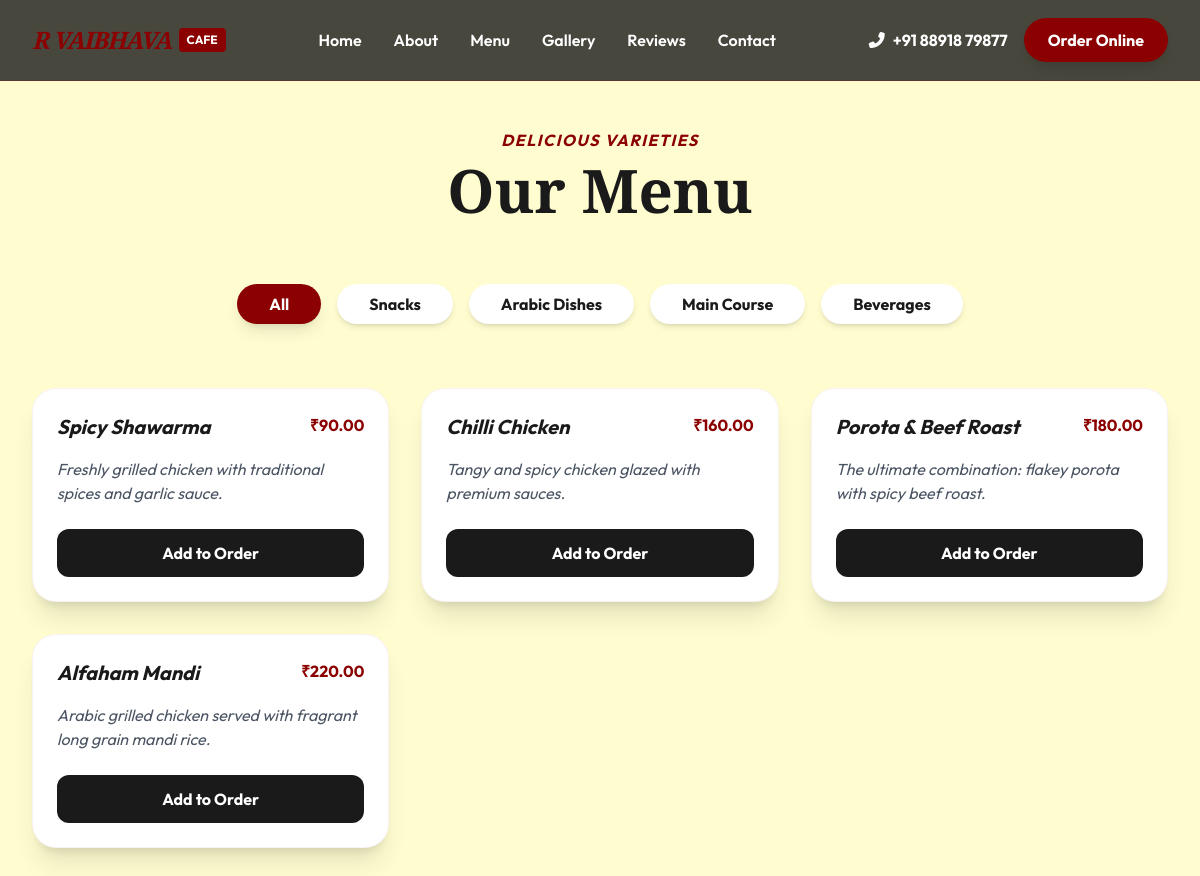
The app's page /menu/ with its own data.
### cafe/models.py (models this page shows, shortened)
class MenuItem(models.Model):
    name = models.CharField(max_length=200)
    description = models.TextField()
    price = models.DecimalField(max_digits=10, decimal_places=2)
    image = models.ImageField(upload_to='menu_items/', blank=True, null=True)
    category = models.ForeignKey(Category, on_delete=models.CASCADE, related_name='items')
    is_available = models.BooleanField(default=True)
    created_at = models.DateTimeField(auto_now_add=True)

### cafe/views.py (the view)
# urls.py: path('menu/', views.menu, name='menu'),
def menu(request):
    menu_items = MenuItem.objects.filter(is_available=True)
    return render(request, 'menu.html', {'menu_items': menu_items})

### templates/menu.html (shortened to what this page needs)
{% extends 'base.html' %}
{% load static %}
{% block content %}
<section class="pt-32 pb-24 bg-brand-cream min-h-screen">
    <div class="max-w-7xl mx-auto px-4 sm:px-6 lg:px-8">
        <div class="text-center mb-16">
            <span class="text-brand-red font-bold tracking-widest uppercase mb-2 block italic">Delicious Varieties</span>
            <h1 class="text-5xl md:text-6xl font-serif font-bold text-brand-black">Our Menu</h1>
        </div>
        <div class="flex flex-wrap justify-center gap-4 mb-16">
            <button class="bg-brand-red text-white px-8 py-2 rounded-full font-bold shadow-lg">All</button>
            <button class="bg-white text-brand-black hover:bg-brand-red hover:text-white px-8 py-2 rounded-full font-bold transition-all shadow-md">Snacks</button>
            <button class="bg-white text-brand-black hover:bg-brand-red hover:text-white px-8 py-2 rounded-full font-bold transition-all shadow-md">Arabic Dishes</button>
            <button class="bg-white text-brand-black hover:bg-brand-red hover:text-white px-8 py-2 rounded-full font-bold transition-all shadow-md">Main Course</button>
            <button class="bg-white text-brand-black hover:bg-brand-red hover:text-white px-8 py-2 rounded-full font-bold transition-all shadow-md">Beverages</button>
        </div>
        <div class="grid grid-cols-1 md:grid-cols-2 lg:grid-cols-3 gap-8">
            {% if menu_items %}
                {% for item in menu_items %}
                <div class="bg-white p-6 rounded-3xl shadow-xl hover:shadow-2xl transition-all border border-brand-red/5 group">
                    <div class="flex justify-between items-start mb-4">
                        <h4 class="text-xl font-bold italic group-hover:text-brand-red transition-colors">{{ item.name }}</h4>
                        <span class="text-brand-red font-bold">₹{{ item.price }}</span>
                    </div>
                    <p class="text-gray-600 mb-6 italic">{{ item.description }}</p>
                    <button onclick="addToCart('{{ item.name }}', {{ item.price }})" class="w-full bg-brand-black text-white py-3 rounded-xl font-bold hover:bg-brand-red transition-all">
                        Add to Order
                    </button>
                </div>
                {% endfor %}
            {% endif %}
        </div>
    </div>
</section>
{% endblock %}

### templates/base.html (shortened to what this page needs)
{% load static %}
<!DOCTYPE html>
<html lang="en">
<head>
    <script src="https://cdn.tailwindcss.com"></script>
    <link rel="stylesheet" href="https://cdnjs.cloudflare.com/ajax/libs/animate.css/4.1.1/animate.min.css"/>
    <link rel="stylesheet" href="https://cdnjs.cloudflare.com/ajax/libs/font-awesome/6.4.0/css/all.min.css">
</head>
<body class="bg-brand-cream text-brand-black font-sans">
    <nav class="fixed w-full z-50 transition-all duration-300 glass-nav border-b border-brand-red/20" id="navbar">
        <div class="max-w-7xl mx-auto px-4 sm:px-6 lg:px-8">
            <div class="flex justify-between items-center h-20">
                <div class="flex-shrink-0 flex items-center">
                    <a href="{% url 'home' %}" class="flex items-center gap-2">
                        <span class="text-2xl font-serif font-bold text-brand-red tracking-tighter uppercase italic">R Vaibhava</span>
                        <span class="text-xs font-bold bg-brand-red text-white px-2 py-1 rounded">CAFE</span>
                    </a>
                </div>
                <div class="hidden md:flex items-center space-x-8">
                    <a href="{% url 'home' %}" class="text-white hover:text-brand-red font-semibold transition-colors">Home</a>
                    <a href="{% url 'home' %}#about" class="text-white hover:text-brand-red font-semibold transition-colors">About</a>
                    <a href="{% url 'menu' %}" class="text-white hover:text-brand-red font-semibold transition-colors">Menu</a>
                    <a href="{% url 'gallery' %}" class="text-white hover:text-brand-red font-semibold transition-colors">Gallery</a>
                    <a href="{% url 'reviews' %}" class="text-white hover:text-brand-red font-semibold transition-colors">Reviews</a>
                    <a href="{% url 'contact' %}" class="text-white hover:text-brand-red font-semibold transition-colors">Contact</a>
                </div>
                <div class="hidden md:flex items-center space-x-4">
                    <a href="tel:+918891879877" class="text-white font-bold hover:text-brand-red transition-colors">
                        <i class="fas fa-phone-alt mr-2"></i>+91 88918 79877
                    </a>
                    <a href="{% url 'order' %}" class="bg-brand-red text-white px-6 py-2.5 rounded-full font-bold hover:bg-red-800 transition-all transform hover:scale-105 shadow-lg">
                        Order Online
                    </a>
                </div>
            </div>
        </div>
    </nav>
    <main>
        {% block content %}
        {% endblock %}
    </main>
</body>
</html>

### templates/base.html (style rules this page uses)
.glass-nav { background: rgba(26, 26, 26, 0.8); backdrop-filter: blur(10px); -webkit-backdrop-filter: blur(10px); }
html { scroll-behavior: smooth; }

### records on screen
MenuItem: name "Spicy Shawarma", price "90.00", description "Freshly grilled chicken with traditional spices and garlic sauce."
MenuItem: name "Chilli Chicken", price "160.00", description "Tangy and spicy chicken glazed with premium sauces."
MenuItem: name "Porota & Beef Roast", price "180.00", description "The ultimate combination: flakey porota with spicy beef roast."
MenuItem: name "Alfaham Mandi", price "220.00", description "Arabic grilled chicken served with fragrant long grain mandi rice."
